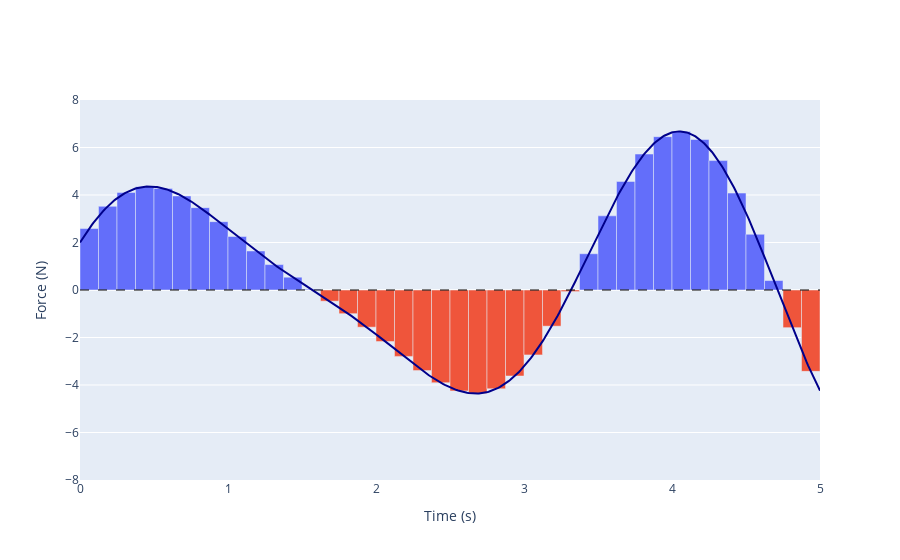

Write notebook code for a chart like this one.
### Code cell
# Create a smooth force function using sine waves
time_fine = np.linspace(0, 5, 500)
force_function = 5 * np.sin(2 * time_fine) + 2 * np.cos(3 * time_fine)

# Create Riemann sum bars - smaller width
num_bars = 40
bar_width = 5 / num_bars
time_intervals = [i * bar_width + bar_width/2 for i in range(num_bars)]
forces = [5 * np.sin(2 * t) + 2 * np.cos(3 * t) for t in time_intervals]

# Assign colors based on positive (light blue) or negative (light red)
bar_colors = ['#636EFA' if force > 0 else '#EF553B' for force in forces]

file8 = 'net_force_vs_time_smooth.html' 
fig8 = go.Figure()

# Add smooth curve
fig8.add_trace(go.Scatter(
    x=time_fine,
    y=force_function,
    mode='lines',
    line=dict(color='darkblue', width=2)
))

# Add Riemann sum bars
fig8.add_trace(go.Bar(
    x=time_intervals,
    y=forces,
    width=bar_width,
    marker_color=bar_colors
))

fig8.update_layout(
    template=template,
    xaxis_title='Time (s)',
    yaxis_title='Force (N)',
    yaxis=dict(range=[-8, 8]),
    showlegend=False
)
fig8.add_hline(y=0, line_dash="dash", line_color="black", line_width=1)

fig8.show()
fig8.write_html(os.path.join(output, file8))

### Figure 1 — Plotly figure (JSON) as saved in the notebook; plotly's stock layout.template omitted (floating-point values rounded to 4 significant figures; data arrays with more than 128 entries replaced by an {"elided": "..."} marker saying what was removed)
{"data": [{"line": {"color": "darkblue", "width": 2}, "mode": "lines", "type": "scatter", "x": {"elided": "500 float values"}, "y": {"elided": "500 float values"}}, {"marker": {"color": ["#636EFA", "#636EFA", "#636EFA", "#636EFA", "#636EFA", "#636EFA", "#636EFA", "#636EFA", "#636EFA", "#636EFA", "#636EFA", "#636EFA", "#636EFA", "#EF553B", "#EF553B", "#EF553B", "#EF553B", "#EF553B", "#EF553B", "#EF553B", "#EF553B", "#EF553B", "#EF553B", "#EF553B", "#EF553B", "#EF553B", "#EF553B", "#636EFA", "#636EFA", "#636EFA", "#636EFA", "#636EFA", "#636EFA", "#636EFA", "#636EFA", "#636EFA", "#636EFA", "#636EFA", "#EF553B", "#EF553B"]}, "type": "bar", "width": 0.125, "x": [0.0625, 0.1875, 0.3125, 0.4375, 0.5625, 0.6875, 0.8125, 0.9375, 1.062, 1.188, 1.312, 1.438, 1.562, 1.688, 1.812, 1.938, 2.062, 2.188, 2.312, 2.438, 2.562, 2.688, 2.812, 2.938, 3.062, 3.188, 3.312, 3.438, 3.562, 3.688, 3.812, 3.938, 4.062, 4.188, 4.312, 4.438, 4.562, 4.688, 4.812, 4.938], "y": [2.588, 3.523, 4.109, 4.349, 4.278, 3.96, 3.468, 2.878, 2.254, 1.643, 1.07, 0.5386, 0.03319, -0.4705, -0.9976, -1.565, -2.171, -2.796, -3.394, -3.903, -4.249, -4.356, -4.16, -3.621, -2.732, -1.523, -0.06684, 1.527, 3.123, 4.571, 5.725, 6.457, 6.676, 6.337, 5.45, 4.081, 2.346, 0.398, -1.586, -3.426]}], "layout": {"shapes": [{"line": {"color": "black", "dash": "dash", "width": 1}, "type": "line", "x0": 0, "x1": 1, "xref": "x domain", "y0": 0, "y1": 0, "yref": "y"}], "showlegend": false, "xaxis": {"title": {"text": "Time (s)"}}, "yaxis": {"range": [-8, 8], "title": {"text": "Force (N)"}}}}
